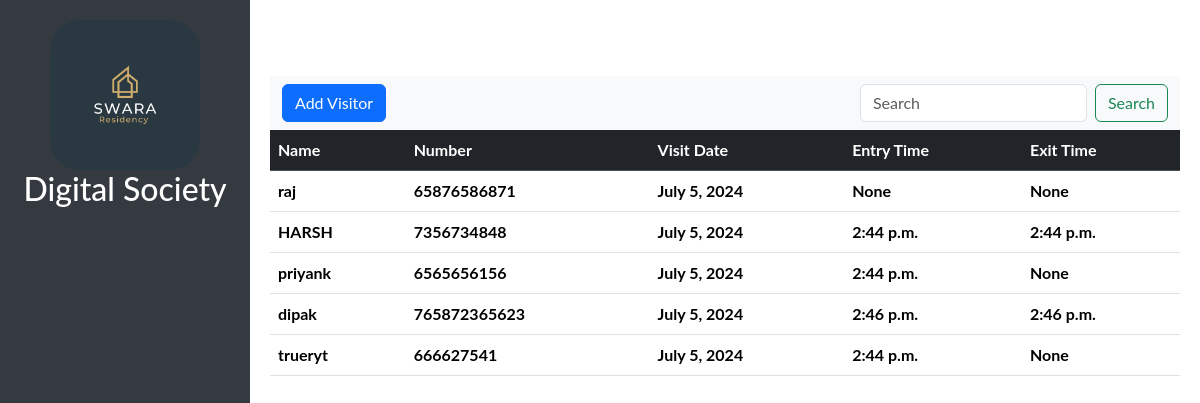
Page /visitor-view on the earlier database version.
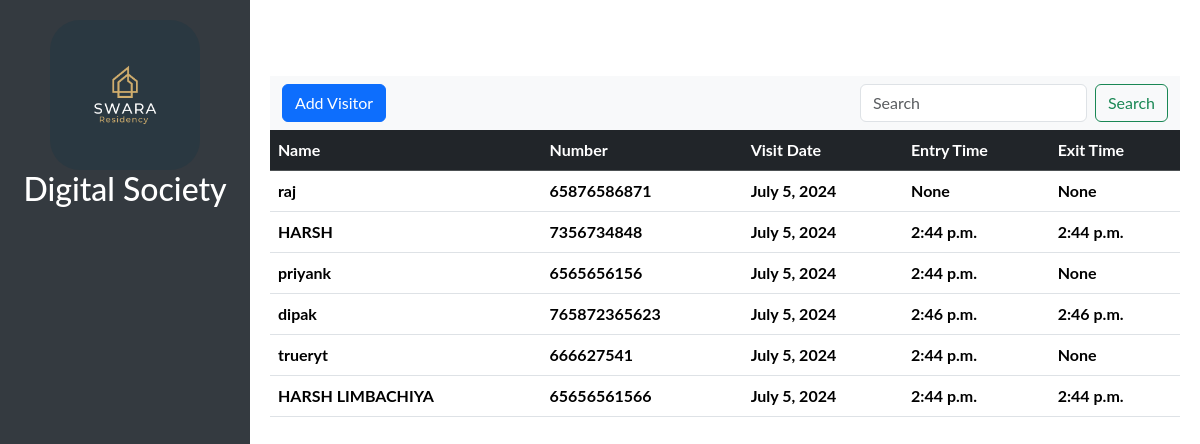
Same page on the later database version.
### myapp/models.py (models this page shows, shortened)
class visitor(Basemodel):
    name = models.CharField(max_length=30)
    number = models.CharField(max_length=225, blank=False, null=False, unique=True)
    visit_date = models.DateField()
    entry_time = models.TimeField()
    exit_time = models.TimeField(blank=True,null=True)

### myapp/views.py (the view)
# urls.py: path('visitor-view',views.visitor_view,name='visitor_view'),
def visitor_view(request):
    visitor_data = visitor.objects.all()
    if request.method=="POST":
        form_visitor = visitor_form(request.POST)
        form_visitor.is_valid()
        form_visitor.save()
    else:
        form_visitor=visitor_form()
    if request.GET.get('search'):
        visitor_data=visitor.objects.filter(name__icontains=request.GET.get('search'))
    context= {
        'visitor_data':visitor_data,
        'form_visitor':form_visitor,
        'visitor_search':visitor_data
    }
    return render(request,'myapp/visitor.html',context)

### myapp/forms.py
class visitor_form(forms.ModelForm):
    class Meta:
        model = visitor
        fields = "__all__"

### myapp/templates/myapp/visitor.html (shortened to what this page needs)
{% extends "myapp/base.html" %}
{% block content %}
<div class="main-content">
  <nav class="navbar bg-body-tertiary">
    <div class="container-fluid">
<button type="button" class="btn btn-primary" data-bs-toggle="modal" data-bs-target="#addvisitor">
  Add Visitor
</button>
      <form class="d-flex" role="search">
        <input class="form-control me-2" type="search" name='search' placeholder="Search" aria-label="Search">
        <button class="btn btn-outline-success" type="submit">Search</button>
      </form>
    </div>
  </nav>
    <table class="table">
        <thead class='table-dark'>
          <tr>
            <th scope="col">Name</th>
            <th scope="col">Number</th>
            <th scope="col">Visit Date</th>
            <th scope="col">Entry Time</th>
            <th scope="col">Exit Time</th>
          </tr>
        </thead>
        <tbody>
            {%for i in visitor_data%}
          <tr>
            <th>{{i.name}}</th>
            <th>{{i.number}}</th>
            <th>{{i.visit_date}}</th>
            <th>{{i.entry_time}}</th>
            <th>{{i.exit_time}}</th>
          </tr>
          {% endfor %}
        </tbody>
      </table>
    </div>
{% endblock  %}

Differences in the rows shown:
added visitor: name "HARSH LIMBACHIYA", number "65656561566", visit_date "July 5, 2024", entry_time "2:44 p.m.", exit_time "2:44 p.m."
